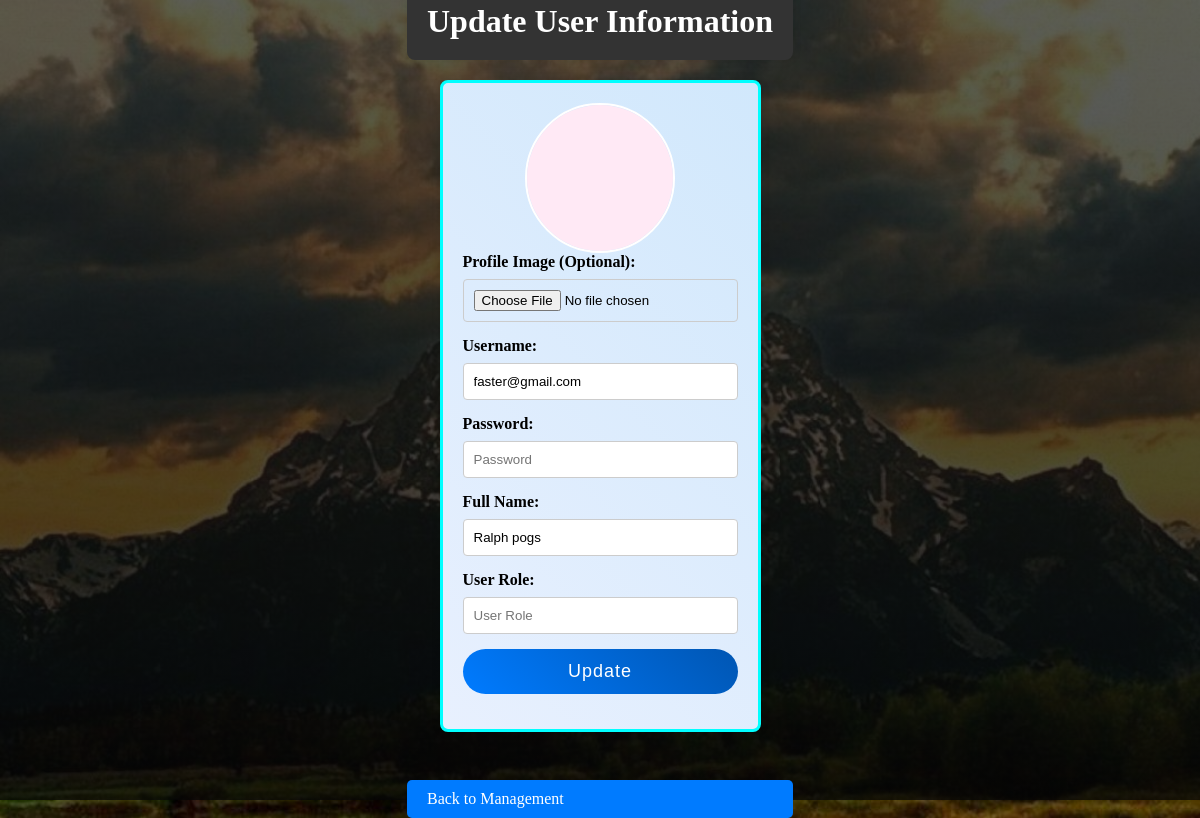
The app's page /admin/update.php?id=93 (signed in) with its own data.
### tables this page shows
CREATE TABLE `user` (
  `id` int(10) UNSIGNED NOT NULL,
  `UserName` varchar(45) NOT NULL,
  `PassWord` varchar(255) NOT NULL,
  `FullName` varchar(45) NOT NULL,
  `image` varchar(100) NOT NULL,
  `UserRole` varchar(100) NOT NULL
);

### admin/update.php (the view, shortened to what this page needs)
<?php
require_once '../connect/dbcon.php';
if (isset($_GET['id']) && is_numeric($_GET['id'])) {
    $userId = intval($_GET['id']);
} else {
    echo "Invalid user ID.";
    exit;
}
try {
    $pdoQuery = "SELECT * FROM user WHERE id = :id";
    $pdoResult = $pdoConnect->prepare($pdoQuery);
    $pdoResult->execute(['id' => $userId]);
    $user = $pdoResult->fetch();
} catch (PDOException $error) {
    echo $error->getMessage();
    exit;
}
?>
<!DOCTYPE html>
<html lang="en">
<head>
    <link rel="stylesheet" type="text/css" href="../style/prof.css">
</head>
<body>
    <div class="container">
        <h1>Update User Information</h1>
    </div>
    <form action="update.php" method="post" enctype="multipart/form-data">
        <div class="profile-image-container">
            <img src="../pic/<?php echo htmlspecialchars($user['image']); ?>" alt="Profile Image" class="profile-image">
        </div>
        <label>Profile Image (Optional):</label>
        <input type="file" name="profileImage"><br>
        <label>Username:</label>
        <input type="text" name="User" value="<?php echo htmlspecialchars($user['UserName']); ?>" required placeholder="Username"><br>
        <label>Password:</label>
        <input type="password" name="Pass" required placeholder="Password"><br>
        <label>Full Name:</label>
        <input type="text" name="FName" value="<?php echo htmlspecialchars($user['FullName']); ?>" required placeholder="Full Name"><br>
        <label>User Role:</label>
        <input type="text" name="UserRole" value="<?php echo htmlspecialchars($user['UserRole']); ?>" required placeholder="User Role"><br>
        <input type="submit" name="modify" value="Update">
    </form>
    <br>
    <a href="../crud/manage.php">Back to Management</a>
</body>
</html>

### style/prof.css (style rules this page uses)
* { margin: 0; padding: 0; box-sizing: border-box; }
body { width: 100vw; height: 100vh; background-image: linear-gradient(rgba(37, 39, 39, 0.75), rgba(5, 5, 5, 0.75)), url(../img/bg1.jpg); background-size: cover; background-position: center; background-repeat: no-repeat; display: grid; justify-content: center; align-content: center; margin: 0; }
.container { background-color: #333; color: #fff; text-align: center; padding: 20px; border-radius: 8px; box-shadow: 0 0 10px rgba(0, 0, 0, 0.1); }
form { border: 3px solid #00ffff; box-shadow: 0 0 50px 0 #00a6bc; background: linear-gradient(45deg, #e8f0fe, #d1e8fc); max-width: 400px; margin: 20px auto; background-color: #fff; padding: 20px; border-radius: 8px; box-shadow: 0 0 10px rgba(0, 0, 0, 0.1); }
form input { width: 100%; padding: 10px; margin-bottom: 15px; box-sizing: border-box; border: 1px solid #ccc; border-radius: 4px; }
form label { font-weight: bold; display: block; margin-bottom: 8px; }
form input[type="submit"] { border: none; outline: none; width: 100%; padding: 12px 0; font-size: 18px; border-radius: 25px; letter-spacing: 1px; cursor: pointer; background: linear-gradient(45deg, #007bff, #0056b3); color: #fff; transition: background-color 0.3s ease-in-out; }
a { display: inline-block; margin-top: 10px; padding: 10px 20px; background-color: #007bff; color: #fff; text-decoration: none; border-radius: 5px; transition: background-color 0.3s ease-in-out; }
.profile-image-container { display: flex; justify-content: center; align-items: center; }
.profile-image { width: 150px; height: 150px; border-radius: 50%; object-fit: cover; object-position: center center; border: 2px solid #fff; }

### records on screen
user: image (picture), User "faster@gmail.com", FName "Ralph pogs"
